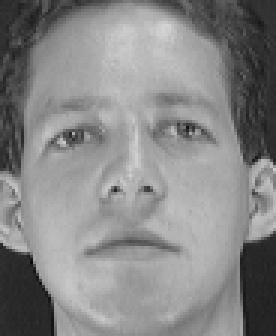
#> input picture orl/archive/s1/7.pgm, 92 x 112 px, found by its file name (shown 3 times larger); its folder holds only this picture in this run
$ python two_d2pca.py
#> lines starting #> are read from the running program, lines starting #| are printed output that depends on the picture
### orl/load_data.py
import os
import numpy as np
from PIL import Image
from sklearn.model_selection import train_test_split

def load_data(data_dir):
    images = []
    labels = []
    for person_dir in os.listdir(data_dir):
        person_path = os.path.join(data_dir, person_dir)
        if os.path.isdir(person_path):
            for image_name in os.listdir(person_path):
                if image_name.endswith('.pgm'):
                    image_path = os.path.join(person_path, image_name)
                    image = Image.open(image_path).convert('L')
#> image is the input picture: PIL image 92x112 L; min 9, max 213, mean 134.5
                    image = image.resize((60, 60))  # 调整图像大小
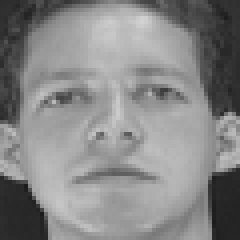
#> image: PIL image 60x60 L (shown 4 times larger); min 27, max 210, mean 134.5
                    images.append(np.array(image).flatten())
                    labels.append(person_dir)
#> pass 2 of the loop in load_data, `for person_dir in os.listdir(data_dir):`:
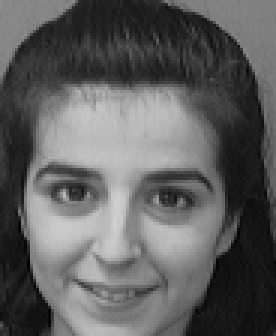
#> input picture orl/archive/s10/1.pgm, 92 x 112 px, found by its file name (shown 3 times larger)
#> in load_data, image is the input picture: PIL image 92x112 L; min 1, max 207, mean 95.1
#> in load_data, `image = image.resize((60, 60))`:
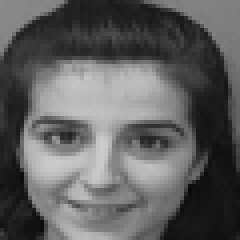
#> image: PIL image 60x60 L (shown 4 times larger); min 8, max 205, mean 95.1
#> pass 3 of the loop in load_data, `for person_dir in os.listdir(data_dir):`:
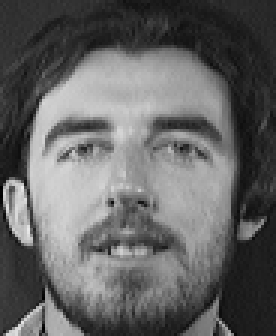
#> input picture orl/archive/s11/1.pgm, 92 x 112 px, found by its file name (shown 3 times larger)
#> in load_data, image is the input picture: PIL image 92x112 L; min 0, max 234, mean 100
#> in load_data, `image = image.resize((60, 60))`:
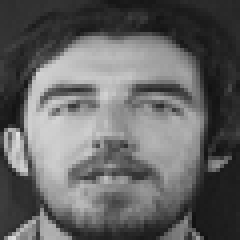
#> image: PIL image 60x60 L (shown 4 times larger); min 17, max 227, mean 100

    images = np.array(images)
    labels = np.array(labels)

#> (the run stopped early here; a loop or call above may not have finished)
